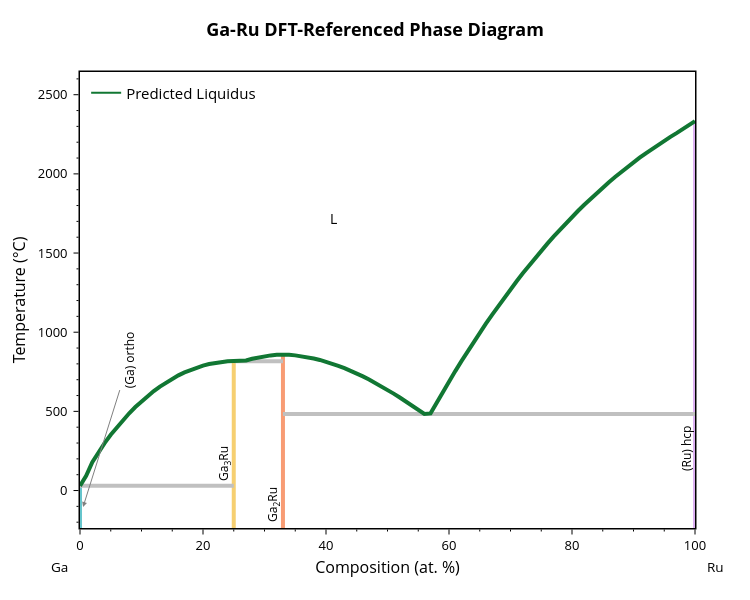
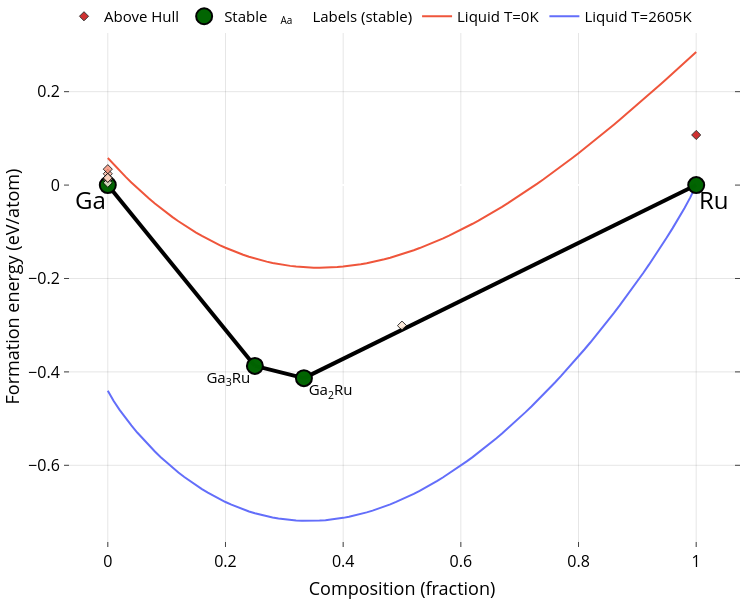

These figures' notebook cell, in order:
### Markdown cell above
## 1 - Plot predicted liquidus curve

Use latest ML model ensemble to predict non-ideal mixing parameters for the Ga-Ru system and plot the resulting phase diagram.

### Code cell
from gliquid.binary import BinaryLiquid, BLPlotter

system = "Ga-Ru"
bl = BinaryLiquid.from_cache(system, param_format='comb-exp')

pred_params = runner.predict_system(system) + [0]
bl.update_params(pred_params)
predicted_liquidus_line = [[p[0], p[1]] for p in bl.phases[-1]['points']]  # Keep a copy for later overlay

blp = BLPlotter(bl)
blp.show('pred')   # Predicted phase diagram
blp.show('ch+g')   # DFT convex hull with liquid free-energy overlay

### Figure 1 — Plotly figure (JSON) as saved in the notebook; plotly's stock layout.template omitted (floating-point values rounded to 4 significant figures)
{"data": [{"hovertemplate": "label=alpha-Ga (orthorhombic)<br>x=%{x}<br>t=%{y}<extra></extra>", "legendgroup": "alpha-Ga (orthorhombic)", "line": {"color": "rgb(102, 197, 204)", "dash": "solid", "width": 4}, "marker": {"symbol": "circle"}, "mode": "lines", "name": "alpha-Ga (orthorhombic)", "orientation": "v", "showlegend": false, "type": "scatter", "x": [0, 0], "xaxis": "x", "y": [29.75, -273.1], "yaxis": "y"}, {"hovertemplate": "label=Ga3Ru<br>x=%{x}<br>t=%{y}<extra></extra>", "legendgroup": "Ga3Ru", "line": {"color": "rgb(246, 207, 113)", "dash": "solid", "width": 4}, "marker": {"symbol": "circle"}, "mode": "lines", "name": "Ga3Ru", "orientation": "v", "showlegend": false, "type": "scatter", "x": [25, 25, 25, 25, 25, 25, 25, 25, 25, 25, 25, 25, 25, 25, 25, 25, 25, 25, 25, 25, 25, 25, 25, 25, 25, 25, 25, 25, 25], "xaxis": "x", "y": [29.75, 92.79, 179.6, 299.7, 243.0, 487.8, 445.7, 351.9, 400.4, 628.3, 527.1, 818.5, 817.2, 597.3, 563.5, 682.8, 656.9, 762.8, 706.4, 816.6, 818.5, 799.1, 789.1, 777.1, 812.8, 806.9, 746.3, 727.5, -273.1], "yaxis": "y"}, {"hovertemplate": "label=Ga2Ru<br>x=%{x}<br>t=%{y}<extra></extra>", "legendgroup": "Ga2Ru", "line": {"color": "rgb(248, 156, 116)", "dash": "solid", "width": 4}, "marker": {"symbol": "circle"}, "mode": "lines", "name": "Ga2Ru", "orientation": "v", "showlegend": false, "type": "scatter", "x": [33, 33, 33, 33, 33, 33, 33, 33, 33, 33, 33, 33, 33, 33, 33, 33, 33, 33, 33, 33, 33, 33, 33, 33, 33, 33, 33, 33, 33, 33, 33, 33], "xaxis": "x", "y": [720.8, 773.0, 813.9, 832.0, 701.1, 680.4, 635.9, 658.6, 536.3, 562.4, 612.2, 587.7, 509.5, 483.5, 756.8, 739.4, 801.6, 787.9, 857.0, 853.7, 842.3, 848.8, 834.3, 824.8, 817.2, 821.0, 858.7, 857.0, 853.5, 841.0, 848.2, -273.1], "yaxis": "y"}, {"hovertemplate": "label=hcp-Ru<br>x=%{x}<br>t=%{y}<extra></extra>", "legendgroup": "hcp-Ru", "line": {"color": "rgb(220, 176, 242)", "dash": "solid", "width": 4}, "marker": {"symbol": "circle"}, "mode": "lines", "name": "hcp-Ru", "orientation": "v", "showlegend": false, "type": "scatter", "x": [100, 100, 100, 100, 100, 100, 100, 100, 100, 100, 100, 100, 100, 100, 100, 100, 100, 100, 100, 100, 100, 100, 100, 100, 100, 100, 100, 100, 100, 100, 100, 100, 100, 100, 100, 100, 100, 100, 100, 100, 100, 100, 100, 100, 100, 100], "xaxis": "x", "y": [2333.0, 2304.0, 2257.0, 2281.0, 2234.0, 1805.0, 2043.0, 815.6, 1514.0, 1372.0, 1219.0, 2073.0, 2102.0, 2157.0, 2130.0, 2184.0, 2209.0, 1559.0, 1603.0, 1687.0, 1646.0, 1728.0, 1767.0, 1980.0, 2012.0, 1842.0, 1878.0, 1947.0, 1913.0, 688.5, 752.7, 483.5, 487.3, 622.8, 555.8, 1421.0, 1468.0, 1271.0, 1322.0, 877.2, 937.4, 1054.0, 996.2, 1110.0, 1165.0, -273.1], "yaxis": "y"}, {"hovertemplate": "x=%{x}<br>y=%{y}<extra></extra>", "legendgroup": "", "line": {"color": "Silver", "dash": "solid", "width": 4}, "marker": {"symbol": "circle"}, "mode": "lines", "name": "", "orientation": "v", "showlegend": false, "type": "scatter", "x": [33, 100], "xaxis": "x", "y": [483.5, 483.5], "yaxis": "y"}, {"hovertemplate": "x=%{x}<br>y=%{y}<extra></extra>", "legendgroup": "", "line": {"color": "Silver", "dash": "solid", "width": 4}, "marker": {"symbol": "circle"}, "mode": "lines", "name": "", "orientation": "v", "showlegend": false, "type": "scatter", "x": [25, 33], "xaxis": "x", "y": [817.2, 817.2], "yaxis": "y"}, {"hovertemplate": "x=%{x}<br>y=%{y}<extra></extra>", "legendgroup": "", "line": {"color": "Silver", "dash": "solid", "width": 4}, "marker": {"symbol": "circle"}, "mode": "lines", "name": "", "orientation": "v", "showlegend": false, "type": "scatter", "x": [0, 25], "xaxis": "x", "y": [29.75, 29.75], "yaxis": "y"}, {"hovertemplate": "label=L<br>x=%{x}<br>t=%{y}<extra></extra>", "legendgroup": "L", "line": {"color": "#117733", "dash": "solid", "width": 4}, "marker": {"symbol": "circle"}, "mode": "lines", "name": "L", "orientation": "v", "showlegend": false, "type": "scatter", "x": [0, 1, 2, 3, 4, 5, 6, 7.0, 8, 9, 10, 11, 12, 13, 14.0, 15, 16, 17, 18, 19, 20, 21, 22, 23, 24, 25, 26, 27, 28.0, 29.0, 30, 31, 32, 33, 34, 35, 36, 37, 38, 39, 40, 41, 42, 43, 44, 45, 46, 47, 48, 49, 50, 51, 52, 53, 54, 55.0, 56.0, 57.0, 58.0, 59, 60, 61, 62, 63, 64, 65, 66, 67, 68, 69, 70, 71, 72, 73, 74, 75, 76, 77, 78, 79, 80, 81, 82, 83, 84, 85, 86, 87, 88, 89, 90, 91, 92, 93, 94, 95, 96, 97, 98, 99, 100], "xaxis": "x", "y": [29.75, 92.79, 179.6, 243.0, 299.7, 351.9, 400.4, 445.7, 487.8, 527.1, 563.5, 597.3, 628.3, 656.9, 682.8, 706.4, 727.5, 746.3, 762.8, 777.1, 789.1, 799.1, 806.9, 812.8, 816.6, 818.5, 817.2, 821.0, 832.0, 841.0, 848.2, 853.5, 857.0, 858.7, 857.0, 853.7, 848.8, 842.3, 834.3, 824.8, 813.9, 801.6, 787.9, 773.0, 756.8, 739.4, 720.8, 701.1, 680.4, 658.6, 635.9, 612.2, 587.7, 562.4, 536.3, 509.5, 483.5, 487.3, 555.8, 622.8, 688.5, 752.7, 815.6, 877.2, 937.4, 996.2, 1054.0, 1110.0, 1165.0, 1219.0, 1271.0, 1322.0, 1372.0, 1421.0, 1468.0, 1514.0, 1559.0, 1603.0, 1646.0, 1687.0, 1728.0, 1767.0, 1805.0, 1842.0, 1878.0, 1913.0, 1947.0, 1980.0, 2012.0, 2043.0, 2073.0, 2102.0, 2130.0, 2157.0, 2184.0, 2209.0, 2234.0, 2257.0, 2281.0, 2304.0, 2333.0], "yaxis": "y"}, {"marker": {"color": "#117733"}, "mode": "lines", "name": "Predicted Liquidus", "showlegend": true, "type": "scatter", "x": [null], "y": [null]}], "layout": {"annotations": [{"arrowcolor": "gray", "arrowhead": 2, "arrowwidth": 1, "ax": 46.12, "ay": -146.8, "font": {"color": "black", "size": 12}, "showarrow": true, "text": "(Ga) ortho", "textangle": -90, "x": 0.5, "xanchor": "center", "y": -103.4, "yanchor": "middle"}, {"font": {"color": "black", "size": 12}, "showarrow": false, "text": "(Ru) hcp", "textangle": -90, "x": 98.5, "xanchor": "center", "y": 267.1, "yanchor": "middle"}, {"font": {"color": "black", "size": 12}, "showarrow": false, "text": "Ga<sub>3</sub>Ru", "textangle": -90, "x": 23.5, "xanchor": "center", "y": 171.2, "yanchor": "middle"}, {"font": {"color": "black", "size": 12}, "showarrow": false, "text": "Ga<sub>2</sub>Ru", "textangle": -90, "x": 31.5, "xanchor": "center", "y": -86.55, "yanchor": "middle"}, {"font": {"color": "black", "size": 14}, "showarrow": false, "text": "L", "x": 41.26, "y": 1721.0}, {"font": {"color": "black", "size": 13.5}, "showarrow": false, "text": "Ga", "x": -0.05, "xanchor": "left", "xref": "paper", "y": -0.086, "yanchor": "middle", "yref": "paper"}, {"font": {"color": "black", "size": 13.5}, "showarrow": false, "text": "Ru", "x": 1.05, "xanchor": "right", "xref": "paper", "y": -0.086, "yanchor": "middle", "yref": "paper"}], "font": {"color": "black", "size": 13}, "height": 600, "legend": {"font": {"size": 15}, "x": 0.01, "xanchor": "left", "y": 0.99, "yanchor": "top"}, "margin": {"b": 72, "r": 55, "t": 72}, "plot_bgcolor": "white", "showlegend": true, "title": {"font": {"color": "black", "size": 18}, "text": "<b>Ga-Ru DFT-Referenced Phase Diagram</b>", "x": 0.5, "xanchor": "center", "yanchor": "bottom"}, "width": 750, "xaxis": {"linecolor": "black", "linewidth": 1.5, "minor": {"nticks": 5, "tickcolor": "black", "ticklen": 2, "ticks": "outside", "tickwidth": 1}, "mirror": true, "range": [0, 100], "showline": true, "tickcolor": "black", "tickformat": ".0f", "ticklen": 5, "ticks": "outside", "tickwidth": 1, "title": {"font": {"size": 16}, "standoff": 8, "text": "Composition (at. %)"}}, "yaxis": {"linecolor": "black", "linewidth": 1.5, "minor": {"nticks": 5, "tickcolor": "black", "ticklen": 2, "ticks": "outside", "tickwidth": 1}, "mirror": true, "range": [-236.6, 2643.0], "showline": true, "tickcolor": "black", "ticklen": 5, "ticks": "outside", "ticksuffix": " ", "tickwidth": 1, "title": {"font": {"size": 16}, "standoff": 8, "text": "Temperature (°C)"}}}}

### Figure 2 — Plotly figure (JSON) as saved in the notebook; plotly's stock layout.template omitted (floating-point values rounded to 4 significant figures)
{"data": [{"mode": "lines", "name": "Liquid T=2605K", "type": "scatter", "x": [0, 0.01, 0.02, 0.03, 0.04, 0.05, 0.06, 0.07, 0.08, 0.09, 0.1, 0.11, 0.12, 0.13, 0.14, 0.15, 0.16, 0.17, 0.18, 0.19, 0.2, 0.21, 0.22, 0.23, 0.24, 0.25, 0.26, 0.27, 0.28, 0.29, 0.3, 0.31, 0.32, 0.33, 0.34, 0.35, 0.36, 0.37, 0.38, 0.39, 0.4, 0.41, 0.42, 0.43, 0.44, 0.45, 0.46, 0.47, 0.48, 0.49, 0.5, 0.51, 0.52, 0.53, 0.54, 0.55, 0.56, 0.57, 0.58, 0.59, 0.6, 0.61, 0.62, 0.63, 0.64, 0.65, 0.66, 0.67, 0.68, 0.69, 0.7, 0.71, 0.72, 0.73, 0.74, 0.75, 0.76, 0.77, 0.78, 0.79, 0.8, 0.81, 0.82, 0.83, 0.84, 0.85, 0.86, 0.87, 0.88, 0.89, 0.9, 0.91, 0.92, 0.93, 0.94, 0.95, 0.96, 0.97, 0.98, 0.99, 1], "y": [-0.4401, -0.4625, -0.4813, -0.4986, -0.5147, -0.5298, -0.5441, -0.5576, -0.5704, -0.5826, -0.594, -0.6049, -0.6152, -0.625, -0.6342, -0.6428, -0.651, -0.6586, -0.6658, -0.6724, -0.6786, -0.6843, -0.6896, -0.6944, -0.6987, -0.7027, -0.7061, -0.7092, -0.7118, -0.7141, -0.7159, -0.7173, -0.7183, -0.7189, -0.7191, -0.719, -0.7184, -0.7175, -0.7162, -0.7145, -0.7125, -0.7101, -0.7074, -0.7043, -0.7008, -0.697, -0.6929, -0.6884, -0.6836, -0.6784, -0.673, -0.6672, -0.661, -0.6546, -0.6478, -0.6407, -0.6333, -0.6256, -0.6176, -0.6092, -0.6006, -0.5917, -0.5824, -0.5729, -0.5631, -0.5529, -0.5425, -0.5318, -0.5208, -0.5096, -0.498, -0.4861, -0.474, -0.4616, -0.4489, -0.4359, -0.4226, -0.4091, -0.3953, -0.3811, -0.3667, -0.352, -0.3371, -0.3218, -0.3062, -0.2903, -0.2741, -0.2576, -0.2408, -0.2236, -0.2061, -0.1882, -0.1699, -0.1512, -0.1321, -0.1124, -0.09218, -0.07125, -0.04944, -0.02633, -3.771e-17]}, {"mode": "lines", "name": "Liquid T=0K", "type": "scatter", "x": [0, 0.01, 0.02, 0.03, 0.04, 0.05, 0.06, 0.07, 0.08, 0.09, 0.1, 0.11, 0.12, 0.13, 0.14, 0.15, 0.16, 0.17, 0.18, 0.19, 0.2, 0.21, 0.22, 0.23, 0.24, 0.25, 0.26, 0.27, 0.28, 0.29, 0.3, 0.31, 0.32, 0.33, 0.34, 0.35, 0.36, 0.37, 0.38, 0.39, 0.4, 0.41, 0.42, 0.43, 0.44, 0.45, 0.46, 0.47, 0.48, 0.49, 0.5, 0.51, 0.52, 0.53, 0.54, 0.55, 0.56, 0.57, 0.58, 0.59, 0.6, 0.61, 0.62, 0.63, 0.64, 0.65, 0.66, 0.67, 0.68, 0.69, 0.7, 0.71, 0.72, 0.73, 0.74, 0.75, 0.76, 0.77, 0.78, 0.79, 0.8, 0.81, 0.82, 0.83, 0.84, 0.85, 0.86, 0.87, 0.88, 0.89, 0.9, 0.91, 0.92, 0.93, 0.94, 0.95, 0.96, 0.97, 0.98, 0.99, 1], "y": [0.05788, 0.04416, 0.0309, 0.01809, 0.005733, -0.00618, -0.01765, -0.02868, -0.03929, -0.04946, -0.0592, -0.06853, -0.07744, -0.08593, -0.09402, -0.1017, -0.109, -0.1159, -0.1224, -0.1285, -0.1342, -0.1395, -0.1445, -0.1491, -0.1533, -0.1572, -0.1607, -0.1639, -0.1667, -0.1691, -0.1712, -0.173, -0.1744, -0.1755, -0.1763, -0.1768, -0.1769, -0.1768, -0.1763, -0.1755, -0.1744, -0.173, -0.1714, -0.1694, -0.1672, -0.1646, -0.1618, -0.1588, -0.1554, -0.1518, -0.148, -0.1438, -0.1395, -0.1348, -0.13, -0.1249, -0.1195, -0.114, -0.1082, -0.1022, -0.09593, -0.08949, -0.08283, -0.07596, -0.0689, -0.06164, -0.05418, -0.04654, -0.03871, -0.0307, -0.02251, -0.01415, -0.005618, 0.003076, 0.01193, 0.02094, 0.0301, 0.03941, 0.04886, 0.05846, 0.06819, 0.07805, 0.08803, 0.09814, 0.1084, 0.1187, 0.1292, 0.1397, 0.1504, 0.1612, 0.172, 0.183, 0.194, 0.2051, 0.2163, 0.2275, 0.2389, 0.2503, 0.2617, 0.2733, 0.2848]}, {"hoverinfo": "none", "line": {"color": "black", "width": 4}, "mode": "lines", "showlegend": false, "type": "scatter", "x": [0.25, 0, null, 0.3333, 0.25, null, 0.3333, 1, null], "y": [-0.3871, 0, null, -0.4134, -0.3871, null, -0.4134, 0, null]}, {"hoverinfo": "skip", "mode": "text", "name": "Labels (stable)", "opacity": 1, "showlegend": true, "text": ["Ga<sub>3</sub>Ru", "Ga<sub>2</sub>Ru"], "textposition": ["bottom left", "bottom right"], "type": "scatter", "visible": true, "x": [0.242, 0.3413], "y": [-0.4001, -0.4264]}, {"error_y": {"array": [0, 0, 0, 0], "color": "gray", "thickness": 2.5, "type": "data", "width": 5}, "hoverinfo": "text", "hoverlabel": {"font": {"size": 14}}, "hovertext": ["Ga<sub>3</sub>Ru (mp-672204-GGA) <br>  Formation energy: -0.387 eV/atom <br>  (Stable)", "Ga (mp-142-GGA) <br>  Formation energy: 0.0 eV/atom <br>  (Stable)", "Ga<sub>2</sub>Ru (mp-1072429-GGA) <br>  Formation energy: -0.413 eV/atom <br>  (Stable)", "Ru (mp-33-GGA) <br>  Formation energy: 0.0 eV/atom <br>  (Stable)"], "marker": {"color": "darkgreen", "line": {"color": "black", "width": 2}, "size": 16}, "mode": "markers", "name": "Stable", "opacity": 0.99, "showlegend": true, "type": "scatter", "x": [0.25, 0, 0.3333, 1], "y": [-0.3871, 0, -0.4134, 0]}, {"hoverinfo": "text", "hoverlabel": {"font": {"size": 14}}, "hovertext": ["Ru (mp-8639-GGA) <br>  Formation energy: 0.107 eV/atom <br>  Energy Above Hull: (+0.107 eV/atom)", "Ga (mp-140-GGA) <br>  Formation energy: 0.024 eV/atom <br>  Energy Above Hull: (+0.024 eV/atom)", "Ga (mp-569007-GGA) <br>  Formation energy: 0.034 eV/atom <br>  Energy Above Hull: (+0.034 eV/atom)", "Ga (mp-569423-GGA) <br>  Formation energy: 0.011 eV/atom <br>  Energy Above Hull: (+0.011 eV/atom)", "Ga (mp-567540-GGA) <br>  Formation energy: 0.012 eV/atom <br>  Energy Above Hull: (+0.012 eV/atom)", "Ga (mp-1067880-GGA) <br>  Formation energy: 0.005 eV/atom <br>  Energy Above Hull: (+0.005 eV/atom)", "Ga (mp-10021-GGA) <br>  Formation energy: 0.015 eV/atom <br>  Energy Above Hull: (+0.015 eV/atom)", "Ga (mp-1007857-GGA) <br>  Formation energy: 0.015 eV/atom <br>  Energy Above Hull: (+0.015 eV/atom)", "GaRu (mp-22320-GGA) <br>  Formation energy: -0.301 eV/atom <br>  Energy Above Hull: (+0.009 eV/atom)"], "marker": {"color": [0.107, 0.024, 0.034, 0.011, 0.012, 0.005, 0.015, 0.015, 0.009], "colorscale": [[0, "#fff5e3"], [0.5, "#f24324"], [1, "#c40000"]], "line": {"color": "black", "width": 1}, "opacity": 0.8, "size": 7, "symbol": "diamond"}, "mode": "markers", "name": "Above Hull", "showlegend": true, "type": "scatter", "x": [1, 0, 0, 0, 0, 0, 0, 0, 0.5], "y": [0.1073, 0.02417, 0.03406, 0.01134, 0.01168, 0.004823, 0.01527, 0.01539, -0.301]}], "layout": {"annotations": [{"align": "center", "font": {"color": "#000000", "size": 24}, "opacity": 1, "showarrow": false, "text": "Ga", "x": -0.03, "xref": "x", "y": -0.03, "yref": "y"}, {"align": "center", "font": {"color": "#000000", "size": 24}, "opacity": 1, "showarrow": false, "text": "Ru", "x": 1.03, "xref": "x", "y": -0.03, "yref": "y"}], "autosize": true, "coloraxis": {"colorbar": {"x": 1, "y": 0.05, "yanchor": "top"}}, "font": {"color": "black", "size": 15}, "height": 600, "hovermode": "closest", "legend": {"orientation": "h", "tracegroupgap": 7, "traceorder": "reversed", "x": 0, "xanchor": "left", "y": 1.05}, "margin": {"b": 10, "l": 10, "pad": 0, "r": 10, "t": 0}, "paper_bgcolor": "white", "plot_bgcolor": "white", "showlegend": true, "width": 750, "xaxis": {"anchor": "y", "gridcolor": "rgba(0,0,0,0.1)", "mirror": "ticks", "nticks": 8, "showgrid": true, "showline": true, "side": "bottom", "tickfont": {"color": "black", "size": 16}, "ticks": "inside", "title": {"font": {"color": "#000000", "size": 18}, "text": "Composition (fraction)"}, "type": "linear", "zeroline": false}, "yaxis": {"anchor": "x", "gridcolor": "rgba(0,0,0,0.1)", "mirror": "ticks", "showgrid": true, "showline": true, "side": "left", "tickfont": {"color": "black", "size": 16}, "ticks": "inside", "title": {"font": {"color": "#000000", "size": 18}, "text": "Formation energy (eV/atom)"}, "type": "linear"}}}
